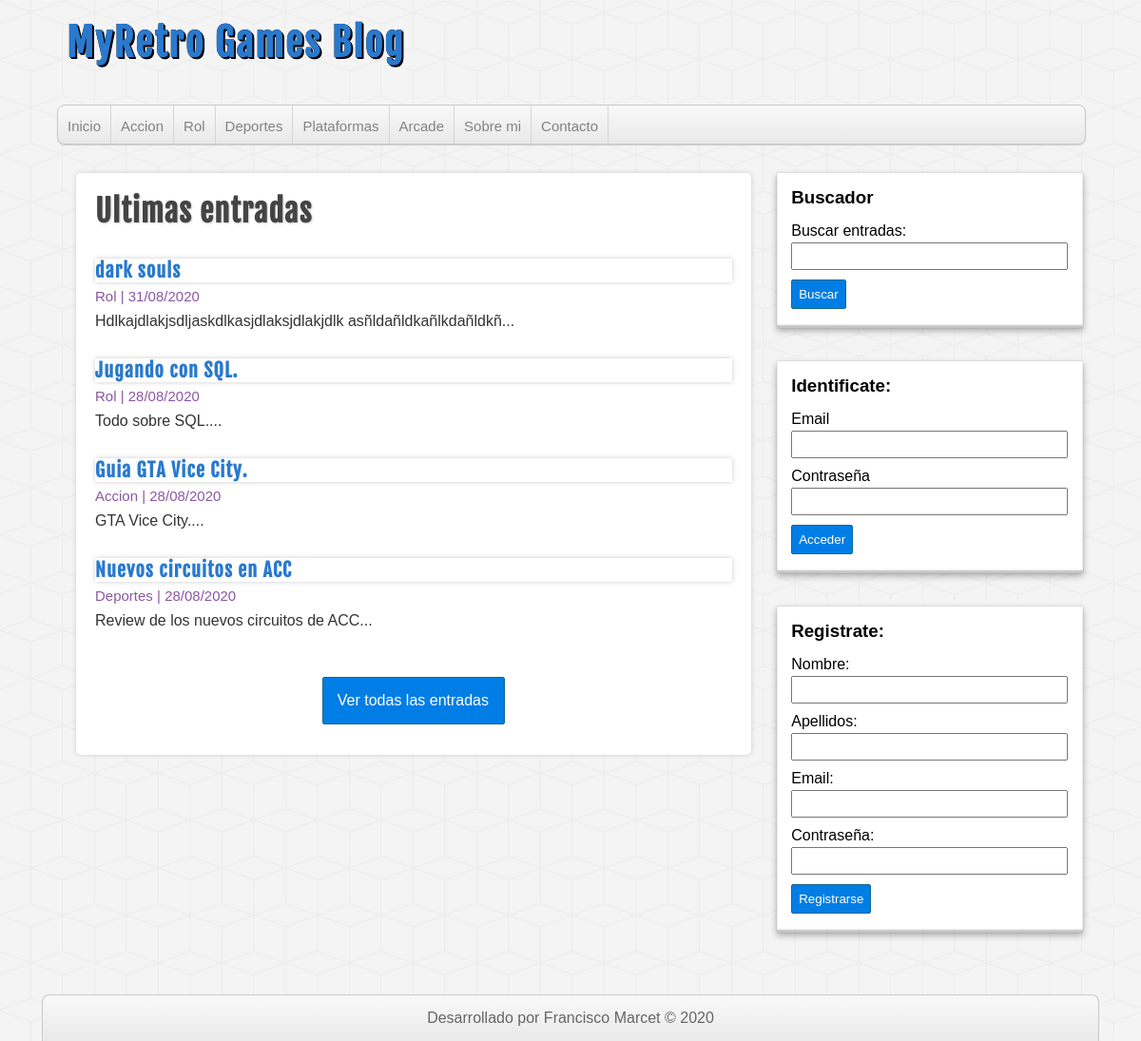
The page / on the database its author committed.
### tables this page shows
CREATE TABLE IF NOT EXISTS `categorias` (
  `idcategoria` int NOT NULL AUTO_INCREMENT,
  `nombre_categoria` varchar(100) DEFAULT NULL,
  PRIMARY KEY (`idcategoria`)
);

CREATE TABLE IF NOT EXISTS `entradas` (
  `identrada` int NOT NULL AUTO_INCREMENT,
  `id_usuario` int NOT NULL,
  `id_categoria` int NOT NULL,
  `titulo` varchar(255) NOT NULL,
  `descripcion` mediumtext,
  `fecha_entrada` datetime NOT NULL DEFAULT CURRENT_TIMESTAMP,
  PRIMARY KEY (`identrada`),
  KEY `fk_entrada_usuario` (`id_usuario`),
  KEY `fk_entrada_categoria` (`id_categoria`)
);

### includes/lib/helpers.php (called while the page is built, shortened)
<?php
function mostrar_categorias($db_conn) {
	$slq_select = "SELECT * FROM categorias ORDER BY idcategoria ASC";
	$categorias = mysqli_query($db_conn, $slq_select);
	$result = array();
	if (($categorias) && (mysqli_num_rows($categorias) >= 1)) {
		$result = $categorias;
	} else {
		$result = null;
	}
	return $result;
}
function mostrar_entradas($db_conn, $limit = null, $categoria = null, $busqueda = null) {
	$slq_select = "SELECT e.*, c.* FROM entradas e\n" .
			"INNER JOIN categorias c\n" .
			"ON e.id_categoria = c.idcategoria\n";
	$slq_select .= "ORDER BY e.identrada DESC \n";
	if ($limit) {
		$slq_select .= "LIMIT 4";
	}
	$ultimas_entradas = mysqli_query($db_conn, $slq_select);
	$result = array();
	if (($ultimas_entradas) && (mysqli_num_rows($ultimas_entradas) >= 1)) {
		$result = $ultimas_entradas;
	} else {
		$result = null;
	}
	return $result;
}
function format_date($fecha_original) {
	$originalDate = $fecha_original;
	$newDate = date("d/m/Y", strtotime($originalDate));
	return $newDate;
}

### index.php (the view, shortened to what this page needs)
<?php include_once './includes/conexion.php'; ?>
<?php require_once './includes/lib/helpers.php'; ?>
<?php require_once './includes/header.php'; ?>
<?php include_once './includes/aside.php'; ?>
<div id="principal">
	<h1>Ultimas entradas</h1>
	<?php $ultimas_entradas = mostrar_entradas($conexion, true, null) ;
	if(!empty($ultimas_entradas)):
		while($ultima_entrada = mysqli_fetch_assoc($ultimas_entradas)) : ?>
			<article class="entrada">
				<a href="article.php?identrada=<?=$ultima_entrada['identrada']?>">
					<h2><?=$ultima_entrada['titulo']?></h2>
					<?php $fecha_formateada = format_date($ultima_entrada['fecha_entrada']) ?>
					<span class="fecha_categoria"><?=$ultima_entrada['nombre_categoria'] . " | " . $fecha_formateada ?></span>
					<p><?= substr($ultima_entrada['descripcion'], 0,200) ."..." ?></p>
				</a>
			</article>
		<?php endwhile;
	endif;
	?>
	<div id="ver-todas">
		<a href="articles_all_view.php">Ver todas las entradas</a>
	</div>
</div>
<?php include_once './includes/footer.php'; ?>

### includes/header.php (shortened to what this page needs)
<?php require_once 'conexion.php'; ?>
<?php require_once 'lib/helpers.php'; ?>
<!doctype html>
<html lang="en">
    <head>
        <link type="text/css" rel="stylesheet" href="assets/css/estilos.css"/>
    <body>
        <header id="header">
            <div id="logo">
                <h2><a href="index.php">MyRetro Games Blog</a></h2>
            </div>
            <nav id="menu">
                <ul>
                    <li>
						<a href="index.php">Inicio</a>
					</li>
					<?php
					$categorias = mostrar_categorias($conexion);
					if (isset($categorias) && !empty($categorias)):
						while ($categoria = mysqli_fetch_assoc($categorias)):
							?>
							<li>
								<a href="category_view.php?idcategoria=<?=$categoria['idcategoria']?>"><?=$categoria['nombre_categoria']?></a>
							</li>
						<?php endwhile;
					endif;
					?>
                    <li>
						<a href="index.php">Sobre mi</a>
					</li>
                    <li>
						<a href="index.php">Contacto</a>
					</li>
                </ul>
            </nav>
        </header>
		<div id="container">

### includes/aside.php (shortened to what this page needs)
<?php require_once 'lib/helpers.php'; ?>
<aside id="sidebar">
	<div id="registro" class="block-aside">
		<h3>Buscador</h3>
		<form action="search_bar.php" method="POST">
				<label for="busqueda">Buscar entradas:</label>
				<input type="text" name="busqueda" id="busqueda">
				<input type="submit" name="submit_search" value="Buscar">
		</form>
	</div>
	<?php if (!isset($_SESSION['usuario'])): ?>
		<div id="login" class="block-aside">
			<h3>Identificate:</h3>
			<form action="login.php" method="POST">
				<label for="email">Email</label>
				<input type="email" name="email" id="name">
				<label for="password_login">Contraseña</label>
				<input type="password" name="password" id ="password_login">
				<input type="submit" name="submit_register" value="Acceder">
			</form>
		</div>
		<div id="registro" class="block-aside">
			<h3>Registrate:</h3>
			<form action="register.php" method="POST">
				<label for="nombre">Nombre:</label>
				<input type="text" name="nombre" id="nombre" maxlength="32" title="El nombre solo puede contener letras May/minusculas. e.g. Frank" required >
				<label for="apellidos">Apellidos:</label>
				<input type="text" name="apellidos" id="apellidos"  title="Los apellidos solo pueden contener letras May/minusculas. e.g. Perez Lopez" required>
				<label for="email">Email:</label>
				<input type="email" name="email" id="email" title="xyz@something.com"
					   pattern="[a-z0-9._%+-]+@[a-z0-9.-]+.[a-z]{2,4}$" required >
				<label for="password_registro">Contraseña:</label>
				<input type="password" name="password" id="password_registro" title="Por favor inserta uan contraseña valida."  required >
				<input type="submit" name="submit" value="Registrarse">
			</form>
		</div>
	<?php endif; ?>
</aside>

### includes/footer.php (shortened to what this page needs)
</div>
<div id="footer">
	<p>Desarrollado por Francisco Marcet &copy; 2020</p>
</div>
</body>
</html>

### assets/css/estilos.css (style rules this page uses)
* { margin: 0px; padding: 0px; font-family: sans-serif, Helvetica,Arial; text-decoration: none; }
body { background: url(../img/cubes.png) #F4F4F4; }
#header { width:90%; height: auto; background: transparent; margin: 0px auto; }
#logo { float: left; width: 540px; height: 110px; }
#logo a { font-family: "fajala", Verdana; font-size: 40px; letter-spacing: 2px; color: #2979CD; text-shadow:0px 0px 0px black, 1px 1px 0px black, 2px 2px 0px black; transition: all 500ms; line-height: 90px; margin-left: 10px; }
#menu { clear: both; width: 100%; height: 40px; background:linear-gradient(to bottom, #f9f9f9 0px, #e9e9e9 100%); border: 1px solid #C9C9C9; border-radius: 8px; box-shadow: 0px 1px 1px #ccc; overflow: hidden; }
#menu ul { list-style: none; }
#menu ul li { float: left; line-height: 44px; border-right: 1px solid #D6D6D6; }
#menu ul li a { display: block; padding-left: 10px; padding-right: 10px; font-size: 15px; color: #838282; }
#container { width:90%; height: auto; margin: 0px auto; margin-bottom: 30px; margin-top: 30px; }
#sidebar { float: right; width: 30%; height: auto; }
.block-aside { display: block; width: 90%; margin: 0px auto; margin-bottom: 35px; background: white; padding: 15px; box-shadow: 0px 0px 1px rgba(0,0,0,0.3), 0px 3px 7px rgba(0,0,0,0.3), 0px 0px 1px #FFFFFF inset, 0px -3px 2px rgba(0,0,0,0.25) inset; }
.block-aside h3 { margin-bottom: 15px; }
label, input[type='text'], input[type='email'], input[type='password'] { display: block; width: 95%; margin-top: 3px; margin-bottom: 2px; }
input[type='text'], input[type='email'], input[type='password'] { padding: 5px; margin-bottom: 10px; }
input[type='submit'], input[type='button'], .boton { margin-top: 5px; margin-bottom: 5px; display: block; border-radius: 2px; color: white; background: #007ee5; border: 1px solid #156785; cursor: pointer; padding: 7px; }
#principal { float: left; width: 62%; min-height: 572px; background: white; border-radius: 5px; box-shadow: 0px 0px 5px #ccc; margin-left: 20px; padding: 20px; overflow: hidden; }
.fecha_categoria { color: #8b56a2;; font-size: 15px; }
#principal h1 { font-size: 32px; color: #444; letter-spacing: 1px; text-shadow:1px 1px 2px #ccc; font-family: "fajala"; }
#principal h2 { font-size: 20px; color: #2979CD; box-shadow: 0px 0px 5px #ccc; letter-spacing: 1px; font-family: "fajala"; margin-top: 30px; margin-bottom: 6px; }
#principal a { color: #333; }
#principal p { margin-top: 8px; }
#ver-todas a { display: block; margin: 0 auto; margin-top: 50px; width:160px; border-radius: 2px; padding: 15px; color: white; background: #007ee5; border: 1px solid #156785; cursor: pointer; }
#footer { clear:both; width: 90%; margin: 0px auto; background: linear-gradient(to bottom, #f9f9f9 0px, #e9e9e9 100%); border: 1px solid #c9c9c9; border-bottom: none; border-radius: 8px 8px 0px 0px; color: #666; height: auto; padding: 15px; text-align: center; }

### rows shown on the page
categorias: nombre_categoria "Accion"
categorias: nombre_categoria "Rol"
categorias: nombre_categoria "Deportes"
categorias: nombre_categoria "Plataformas"
categorias: nombre_categoria "Arcade"
entradas: titulo "dark souls", id_categoria.nombre_categoria "Rol", fecha_entrada "31/08/2020", descripcion "Hdlkajdlakjsdljaskdlkasjdlaksjdlakjdlk asñldañldkañlkdañldkñ"
entradas: titulo "Jugando con SQL.", id_categoria.nombre_categoria "Rol", fecha_entrada "28/08/2020", descripcion "Todo sobre SQL."
entradas: titulo "Guia GTA Vice City.", id_categoria.nombre_categoria "Accion", fecha_entrada "28/08/2020", descripcion "GTA Vice City."
entradas: titulo "Nuevos circuitos en ACC", id_categoria.nombre_categoria "Deportes", fecha_entrada "28/08/2020", descripcion "Review de los nuevos circuitos de ACC"
